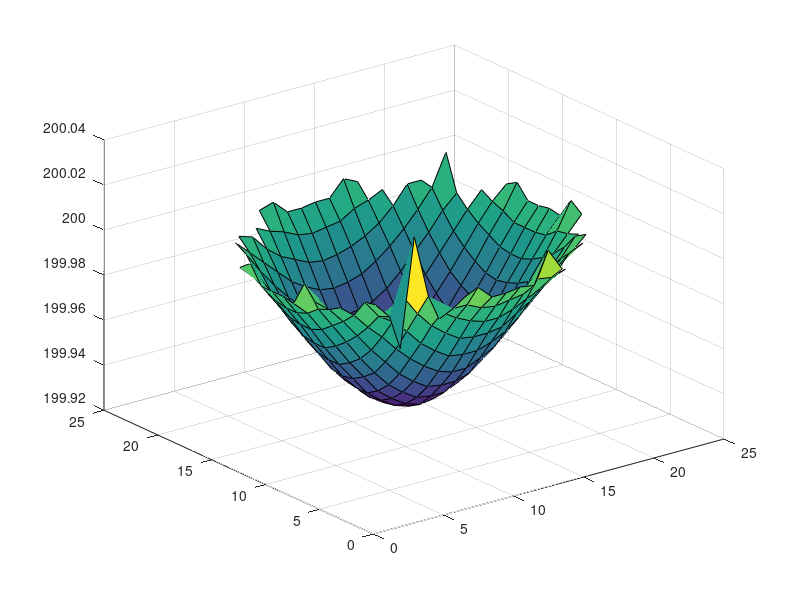

Reproduce this figure in MATLAB.
clc; clear; close all;

phi_data = load("converged_result.csv");

% Remove unwanted datapoints
phi_data(phi_data==0) = nan;

surf(phi_data);